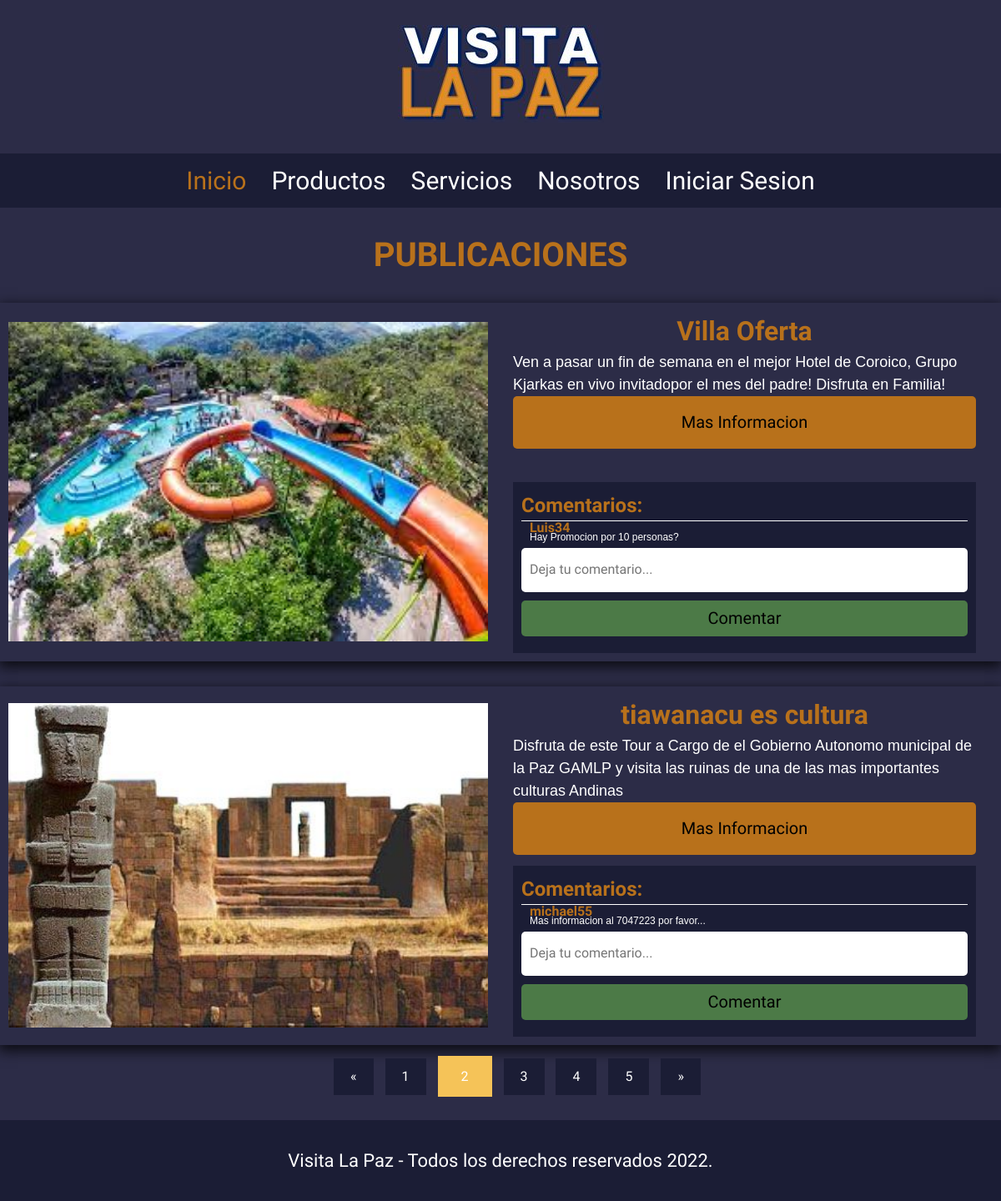
Page /index.php?p=2 on the committed database.
### tables this page shows
CREATE TABLE `publicaciones` (
  `id_pub` int(11) NOT NULL,
  `id_prod_ser` int(11) NOT NULL,
  `id_usuario` int(11) NOT NULL,
  `fecha` date NOT NULL,
  `titulo` varchar(50) NOT NULL,
  `des` varchar(500) NOT NULL,
  `likes` int(11) NOT NULL DEFAULT '0',
  `estado` varchar(1) NOT NULL DEFAULT '0'
);

CREATE TABLE `comentarios` (
  `id_comentario` int(11) NOT NULL,
  `id_pub` int(11) NOT NULL,
  `id_usuario` int(11) NOT NULL,
  `fecha` date NOT NULL,
  `des` varchar(500) NOT NULL,
  `likes` int(11) NOT NULL DEFAULT '0'
);

CREATE TABLE `usuarios` (
  `id_usuario` int(11) NOT NULL,
  `id_persona` int(11) NOT NULL,
  `username` varchar(50) NOT NULL,
  `password` varchar(500) NOT NULL,
  `correo` varchar(50) NOT NULL,
  `tipo_usuario` varchar(1) NOT NULL,
  `estado` varchar(1) NOT NULL DEFAULT '0'
);

### index.php (called while the page is built, shortened)
<?php
require 'admin/config.php';
require 'funciones.php';
$conexion = conexion($bd_config);
$posts = obtener_post_publicaciones($visita_config['publicaciones_por_pagina'],$conexion);
for ($i = 0; $i < $visita_config['publicaciones_por_pagina']; $i++) {
    $posts[$i]['tipo'] = obtener_tipo_prod_ser($posts[$i]['id_prod_ser'],$conexion);
}
require 'views/index.view.php';
?>

### admin/config.php (called while the page is built, shortened)
<?php
$visita_config = array(
    'publicaciones_por_pagina' => '2',
    'productos_por_pagina' => '14',
    'servicios_por_pagina' => '14',
    'post_por_pagina' => '14',
    'post_por_pagina2' => '8',
    'carpeta_imagenes' => 'img/'
);
?>

### funciones.php (called while the page is built, shortened)
<?php
function pagina_actual(){
    return isset($_GET['p']) ? (int)$_GET['p'] : 1;
}
function inicio($post_por_pagina){
    $inicio = (pagina_actual() > 1) ? pagina_actual() * $post_por_pagina - $post_por_pagina : 0;
    return $inicio;
}
function obtener_post_publicaciones($post_por_pagina, $conexion){
    $inicio = inicio($post_por_pagina);
    $sentencia = $conexion->prepare("SELECT SQL_CALC_FOUND_ROWS * FROM publicaciones LIMIT $inicio, $post_por_pagina");
    $sentencia->execute();
    return $sentencia->fetchAll();
}
function obtener_prod_ser($id_prod_ser, $conexion){
    $sentencia = $conexion->prepare("SELECT SQL_CALC_FOUND_ROWS * FROM productos_servicios WHERE id_prod_ser = $id_prod_ser LIMIT 1");
    $sentencia->execute();
    $sentencia = $sentencia->fetchAll();
    return $sentencia[0];
}
function obtener_tipo_prod_ser($id,$conexion){
    $prod_ser = obtener_prod_ser($id, $conexion);
    $tipo = $prod_ser['tipo'];
    return $tipo;
}
function obtener_comentarios($id_pub, $conexion){
    $sentencia = $conexion->prepare("SELECT SQL_CALC_FOUND_ROWS u.username, c.des FROM comentarios c, usuarios u WHERE c.id_pub = $id_pub AND c.id_usuario = u.id_usuario");
    $sentencia->execute();
    return $sentencia->fetchAll();
}
?>

### views/index.view.php (the view, shortened to what this page needs)
<?php
require 'header.php';
?>
    <nav class="navegacion">
        <a class="navegacion__enlace navegacion__enlace--activo" href="<?php echo RUTA; ?>index.php">Inicio</a>
        <a class="navegacion__enlace" href="<?php echo RUTA; ?>productos.php">Productos</a>
        <a class="navegacion__enlace" href="<?php echo RUTA; ?>servicios.php">Servicios</a>
        <a class="navegacion__enlace" href="<?php echo RUTA; ?>nosotros.php">Nosotros</a>
        <?php if (isset($_SESSION['usuario'])): ?>
            <a class="navegacion__enlace" href="<?php echo RUTA; ?>cerrar.php">Cerrar Sesion</a>
        <?php else: ?>
            <a class="navegacion__enlace" href="<?php echo RUTA; ?>login.php">Iniciar Sesion</a>
        <?php endif; ?>
    </nav>
    <h1>PUBLICACIONES</h1>
    <main class="contenedor flex">
        <?php foreach($posts as $post):?>
            <div class="publicacion sombra">
                <img src="<?php echo RUTA; ?>img/<?php echo $post['id_prod_ser']?>.jpg" alt="Imagen publicacion" class="publicacion__imagen">
                <div class="publicacion__contenido">
                    <div class="publicacion__contenido--detalles">
                        <h2 class="publicacion__titulo"><?php echo $post['titulo'];?></h2>
                        <p class="publicacion__contenido--texto">
                            <?php echo $post['des'];?>
                        </p>
                        <?php if ($post['tipo'] == 's'):?>
                            <a href="servicio.php?id=<?php echo $post['id_prod_ser'];?>" class="formulario">
                        <?php else: ?>
                            <a href="producto.php?id=<?php echo $post['id_prod_ser'];?>" class="formulario">
                        <?php endif;?>
                            <input class="formulario__submit" type="submit" value="Mas Informacion">
                        </a>
                    </div>
                    <div class="comentario">
                        <h3 class="comentario__label">Comentarios:</h3>
                        <?php foreach(obtener_comentarios($post['id_pub'], $conexion) as $comentario):?>
                        <div class="comentario__usuario">
                            <h4 class="comentario__usuario--username"><?php echo $comentario['username']; ?></h4>
                            <p class="comentario__usuario--texto"><?php echo $comentario['des']; ?></p>
                        </div>
                        <?php endforeach; ?>
                        <form action="<?php echo htmlspecialchars($_SERVER['PHP_SELF']);?>" class="formulario__comentario" method="POST">
                            <input type="text" class="comentario__input" id="comentario" name="comentario" placeholder="Deja tu comentario...">
                            <input class="comentario__submit" type="submit" value="Comentar">
                        </form>
                    </div>
                </div>
            </div>
        <?php endforeach; ?>
    </main>
    <?php require('paginacion.php');?>
    <footer class="footer">
        <p class="footer__texto">Visita La Paz - Todos los derechos reservados 2022.</p>
    </footer>
</body>
</html>

### css/style.css (style rules this page uses)
:root { --primario: #2C2C47; --primarioOscuro: #1B1D35; --secundario: #B8711B; --secundarioOscuro: rgb(245, 195, 88); --blanco: #FFF; --negro: #000; --grisClaro: #a8a8a8; --verde: #679863; --verdeOscuro: #4c7a47; --fuentePrincipal: 'Staatliches', cursive; }
html { box-sizing: border-box; font-size: 62.5%; }
*, *:before, *:after { box-sizing: inherit; }
body { background-color: var(--primario); font-size: 1.6rem; line-height: 1.5; }
p { font-size: 1.8rem; font-family: Arial, Helvetica, sans-serif; color: var(--blanco); }
a { text-decoration: none; }
img { width: 100%; }
.contenedor { max-width: 120rem; margin: 0 auto; }
h1, h2, h3 { text-align: center; color: var(--secundario); font-family: var(--fuentePrincipal); }
h1 { font-size: 4rem; }
h2 { font-size: 3.2rem; }
h3 { font-size: 2.4rem; }
.navegacion { background-color: var(--primarioOscuro); padding: 0; display: flex; flex-direction: column; align-items: center; }
@media (min-width: 768px) { .navegacion { padding: 1rem 0; flex-direction: row; justify-content: center; gap: 3rem; } }
.navegacion__enlace { font-family: var(--fuentePrincipal); color: var(--blanco); font-size: 3rem; }
.navegacion__enlace--activo, .navegacion__enlace:hover { color: var(--secundario); }
.footer { background-color: var(--primarioOscuro); padding: 1rem 0; margin-top: 2rem; }
.footer__texto { font-family: var(--fuentePrincipal); text-align: center; font-size: 2.2rem; }
.flex { display: flex; flex-direction: column; gap: 3rem; }
.formulario { display: grid; grid-template-columns: repeat(2,1fr); gap: 2rem; }
.formulario__submit { background-color: var(--secundario ); border: none; font-size: 2rem; font-family: var(--fuentePrincipal); padding: 2rem; transition: background-color .5s ease, font-size .3s ease, padding .3s ease; grid-column: 1/3; border-radius: .5rem; }
.publicacion__imagen { background-repeat: no-repeat; background-size: cover; }
@media (min-width: 768px) { .publicacion { display: grid; grid-template-columns: repeat(2,1fr); column-gap: 1rem; } }
@media (min-width: 768px) { .publicacion__imagen { padding: 1rem; margin: auto 0; } }
.publicacion__contenido { padding: 1rem; display: grid; grid-template-rows: repeat(2, 1fr); }
.publicacion__titulo, .publicacion__contenido--texto { margin: 0; }
@media (min-width: 768px) { .publicacion__contenido { margin-right: 2rem; } }
.sombra { -webkit-box-shadow: 0px 5px 15px 2px rgba(0,0,0,0.75); -moz-box-shadow: 0px 5px 15px 2px rgba(0,0,0,0.75); box-shadow: 0px 5px 15px 2px rgba(0,0,0,0.75); }
.comentario { background-color: var(--primarioOscuro); padding: 1rem; }
.formulario__comentario { display: grid; grid-template-columns: repeat(1,1fr); grid-template-rows: repeat(2,1fr); }
.comentario__label { color: var(--secundario); font-family: var(--fuentePrincipal); display: block; margin: 0; text-align: left; }
.comentario__input { width: 100%; border: none; padding: 1rem; margin-top: 1rem; border-radius: .5rem; font-family: var(--fuentePrincipal); }
.comentario__submit { background-color: var(--verdeOscuro ); border: none; font-size: 2rem; font-family: var(--fuentePrincipal); padding: 1rem; transition: background-color .5s ease, font-size .3s ease, padding .3s ease; width: 100%; margin: 1rem 0; border-radius: .5rem; }
.comentario__usuario { border-top: 1px solid var(--blanco); }
.comentario__usuario--username { color: var(--secundario); font-family: var(--fuentePrincipal); margin: 0 1rem; line-height: 1; }
.comentario__usuario--texto { font-size: 1.2rem; margin: 0 1rem; line-height: .5; }

### rows in the picture
publicaciones: shows a picture, titulo "Villa Oferta", des "Ven a pasar un fin de semana en el mejor Hotel de Coroico, Grupo Kjarkas en vivo invitadopor el mes del padre! Disfruta en Familia!"
comentarios: id_usuario.username "Luis34", des "Hay Promocion por 10 personas?"
publicaciones: shows a picture, titulo "tiawanacu es cultura", des "Disfruta de este Tour a Cargo de el Gobierno Autonomo municipal de la Paz GAMLP y visita las ruinas de una de las mas importantes culturas Andinas"
comentarios: id_usuario.username "michael55", des "Mas informacion al 7047223 por favor..."
